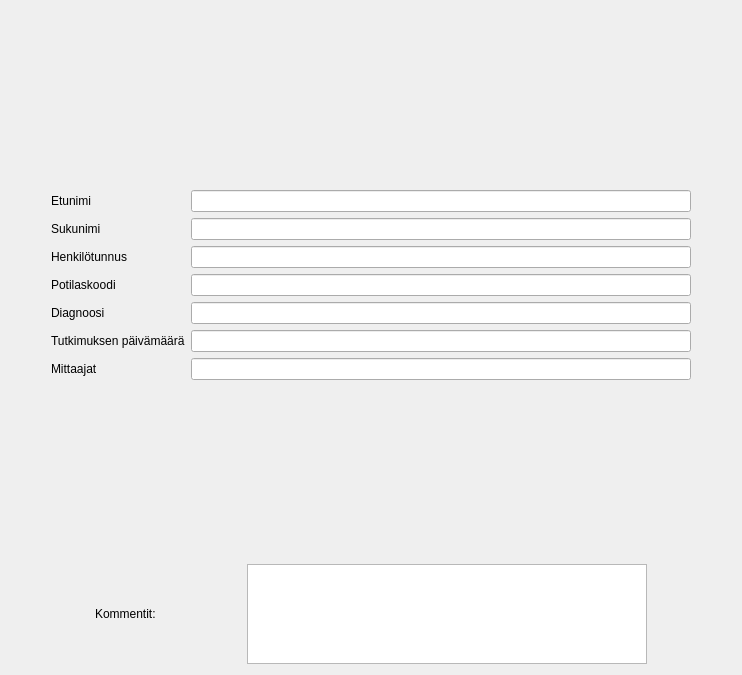
      <widget class="QWidget" name="tabTiedot">
       <attribute name="title">
        <string>Mittauksen tiedot</string>
       </attribute>
       <layout class="QVBoxLayout" name="verticalLayout_11">
        <item>
         <spacer name="verticalSpacer_13">
          <property name="orientation">
           <enum>Qt::Vertical</enum>
          </property>
          <property name="sizeHint" stdset="0">
           <size>
            <width>20</width>
            <height>179</height>
           </size>
          </property>
         </spacer>
        </item>
        <item>
         <layout class="QGridLayout" name="gridLayout_13">
          <item row="6" column="2">
           <widget class="QLineEdit" name="lnTiedotMittaajat">
            <property name="sizePolicy">
             <sizepolicy hsizetype="Fixed" vsizetype="Fixed">
              <horstretch>0</horstretch>
              <verstretch>0</verstretch>
             </sizepolicy>
            </property>
            <property name="minimumSize">
             <size>
              <width>500</width>
              <height>0</height>
             </size>
            </property>
           </widget>
          </item>
          <item row="6" column="1">
           <widget class="QLabel" name="label_6">
            <property name="text">
             <string>Mittaajat</string>
            </property>
           </widget>
          </item>
          <item row="3" column="1">
           <widget class="QLabel" name="label_2">
            <property name="text">
             <string>Potilaskoodi</string>
            </property>
            <property name="buddy">
             <cstring>lnTiedotMittaajat</cstring>
            </property>
           </widget>
          </item>
          <item row="5" column="2">
           <widget class="QLineEdit" name="lnTiedotPvm">
            <property name="sizePolicy">
             <sizepolicy hsizetype="Fixed" vsizetype="Fixed">
              <horstretch>0</horstretch>
              <verstretch>0</verstretch>
             </sizepolicy>
            </property>
            <property name="minimumSize">
             <size>
              <width>500</width>
              <height>0</height>
             </size>
            </property>
           </widget>
          </item>
          <item row="3" column="2">
           <widget class="QLineEdit" name="rdonly_patient_code">
            <property name="sizePolicy">
             <sizepolicy hsizetype="Fixed" vsizetype="Fixed">
              <horstretch>0</horstretch>
              <verstretch>0</verstretch>
             </sizepolicy>
            </property>
            <property name="minimumSize">
             <size>
              <width>500</width>
              <height>0</height>
             </size>
            </property>
            <property name="readOnly">
             <bool>true</bool>
            </property>
           </widget>
          </item>
          <item row="6" column="3">
           <spacer name="horizontalSpacer_58">
            <property name="orientation">
             <enum>Qt::Horizontal</enum>
            </property>
            <property name="sizeHint" stdset="0">
             <size>
              <width>40</width>
              <height>20</height>
             </size>
            </property>
           </spacer>
          </item>
          <item row="1" column="1">
           <widget class="QLabel" name="label_49">
            <property name="text">
             <string>Sukunimi</string>
            </property>
           </widget>
          </item>
          <item row="1" column="2">
           <widget class="QLineEdit" name="rdonly_lastname">
            <property name="sizePolicy">
             <sizepolicy hsizetype="Fixed" vsizetype="Fixed">
              <horstretch>0</horstretch>
              <verstretch>0</verstretch>
             </sizepolicy>
            </property>
            <property name="minimumSize">
             <size>
              <width>500</width>
              <height>0</height>
             </size>
            </property>
            <property name="readOnly">
             <bool>true</bool>
            </property>
           </widget>
          </item>
          <item row="0" column="2">
           <widget class="QLineEdit" name="rdonly_firstname">
            <property name="sizePolicy">
             <sizepolicy hsizetype="Fixed" vsizetype="Fixed">
              <horstretch>0</horstretch>
              <verstretch>0</verstretch>
             </sizepolicy>
            </property>
            <property name="minimumSize">
             <size>
              <width>500</width>
              <height>0</height>
             </size>
            </property>
            <property name="readOnly">
             <bool>true</bool>
            </property>
           </widget>
          </item>
          <item row="0" column="1">
           <widget class="QLabel" name="label_3">
            <property name="text">
             <string>Etunimi</string>
            </property>
           </widget>
          </item>
          <item row="2" column="1">
           <widget class="QLabel" name="label_4">
            <property name="text">
             <string>Henkilötunnus</string>
            </property>
            <property name="buddy">
             <cstring>lnTiedotMittaajat</cstring>
            </property>
           </widget>
          </item>
          <item row="6" column="0">
           <spacer name="horizontalSpacer_57">
            <property name="orientation">
             <enum>Qt::Horizontal</enum>
            </property>
            <property name="sizeHint" stdset="0">
             <size>
              <width>40</width>
              <height>20</height>
             </size>
            </property>
           </spacer>
          </item>
          <item row="5" column="1">
           <widget class="QLabel" name="label">
            <property name="text">
             <string>Tutkimuksen päivämäärä</string>
            </property>
            <property name="buddy">
             <cstring>lnTiedotMittaajat</cstring>
            </property>
           </widget>
          </item>
          <item row="2" column="2">
           <widget class="QLineEdit" name="rdonly_ssn">
            <property name="sizePolicy">
             <sizepolicy hsizetype="Fixed" vsizetype="Fixed">
              <horstretch>0</horstretch>
              <verstretch>0</verstretch>
             </sizepolicy>
            </property>
            <property name="minimumSize">
             <size>
              <width>500</width>
              <height>0</height>
             </size>
            </property>
            <property name="readOnly">
             <bool>true</bool>
            </property>
           </widget>
          </item>
          <item row="4" column="2">
           <widget class="QLineEdit" name="rdonly_diagnosis">
            <property name="sizePolicy">
             <sizepolicy hsizetype="Fixed" vsizetype="Fixed">
              <horstretch>0</horstretch>
              <verstretch>0</verstretch>
             </sizepolicy>
            </property>
            <property name="minimumSize">
             <size>
              <width>500</width>
              <height>0</height>
             </size>
            </property>
            <property name="readOnly">
             <bool>true</bool>
            </property>
           </widget>
          </item>
          <item row="4" column="1">
           <widget class="QLabel" name="label_5">
            <property name="text">
             <string>Diagnoosi</string>
            </property>
            <property name="buddy">
             <cstring>lnTiedotMittaajat</cstring>
            </property>
           </widget>
          </item>
         </layout>
        </item>
        <item>
         <spacer name="verticalSpacer">
          <property name="orientation">
           <enum>Qt::Vertical</enum>
          </property>
          <property name="sizeHint" stdset="0">
           <size>
            <width>20</width>
            <height>178</height>
           </size>
          </property>
         </spacer>
        </item>
        <item>
         <layout class="QHBoxLayout" name="horizontalLayout_13">
          <item>
           <spacer name="horizontalSpacer_52">
            <property name="orientation">
             <enum>Qt::Horizontal</enum>
            </property>
            <property name="sizeHint" stdset="0">
             <size>
              <width>40</width>
              <height>20</height>
             </size>
            </property>
           </spacer>
          </item>
          <item>
           <widget class="QLabel" name="label_244">
            <property name="text">
             <string>Kommentit:</string>
            </property>
           </widget>
          </item>
          <item>
           <spacer name="horizontalSpacer_53">
            <property name="orientation">
             <enum>Qt::Horizontal</enum>
            </property>
            <property name="sizeHint" stdset="0">
             <size>
              <width>40</width>
              <height>20</height>
             </size>
            </property>
           </spacer>
          </item>
          <item>
           <widget class="QTextEdit" name="cmtTiedot">
            <property name="sizePolicy">
             <sizepolicy hsizetype="Fixed" vsizetype="Fixed">
              <horstretch>0</horstretch>
              <verstretch>0</verstretch>
             </sizepolicy>
            </property>
            <property name="minimumSize">
             <size>
              <width>400</width>
              <height>100</height>
             </size>
            </property>
            <property name="maximumSize">
             <size>
              <width>400</width>
              <height>100</height>
             </size>
            </property>
           </widget>
          </item>
          <item>
           <spacer name="horizontalSpacer_54">
            <property name="orientation">
             <enum>Qt::Horizontal</enum>
            </property>
            <property name="sizeHint" stdset="0">
             <size>
              <width>40</width>
              <height>20</height>
             </size>
            </property>
           </spacer>
          </item>
         </layout>
        </item>
       </layout>
      </widget>
